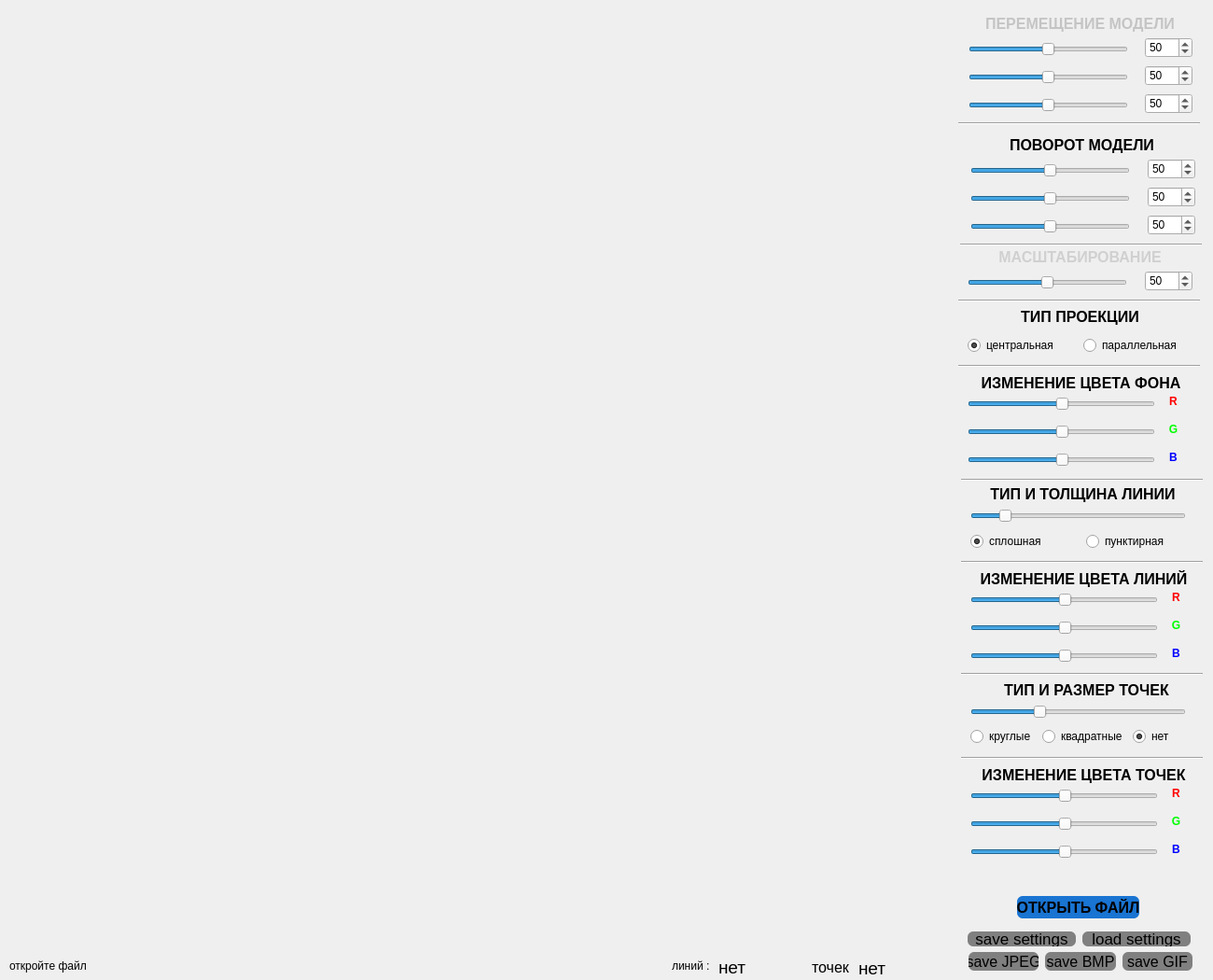
<?xml version="1.0" encoding="UTF-8"?>
<ui version="4.0">
 <class>MainWindow</class>
 <widget class="QMainWindow" name="MainWindow">
  <property name="geometry">
   <rect>
    <x>0</x>
    <y>0</y>
    <width>1300</width>
    <height>1050</height>
   </rect>
  </property>
  <property name="minimumSize">
   <size>
    <width>1300</width>
    <height>1050</height>
   </size>
  </property>
  <property name="maximumSize">
   <size>
    <width>1300</width>
    <height>1050</height>
   </size>
  </property>
  <property name="font">
   <font>
    <bold>false</bold>
   </font>
  </property>
  <property name="mouseTracking">
   <bool>false</bool>
  </property>
  <property name="windowTitle">
   <string>MainWindow</string>
  </property>
  <property name="styleSheet">
   <string notr="true"/>
  </property>
  <widget class="QWidget" name="centralwidget">
   <widget class="MyOpenGLWidget" name="widget" native="true">
    <property name="geometry">
     <rect>
      <x>10</x>
      <y>10</y>
      <width>1010</width>
      <height>1010</height>
     </rect>
    </property>
    <property name="sizePolicy">
     <sizepolicy hsizetype="Preferred" vsizetype="Preferred">
      <horstretch>0</horstretch>
      <verstretch>0</verstretch>
     </sizepolicy>
    </property>
   </widget>
   <widget class="QDoubleSpinBox" name="doubleSpinBox_MoveX">
    <property name="geometry">
     <rect>
      <x>1227</x>
      <y>40</y>
      <width>51</width>
      <height>22</height>
     </rect>
    </property>
    <property name="decimals">
     <number>0</number>
    </property>
    <property name="minimum">
     <double>0.000000000000000</double>
    </property>
    <property name="maximum">
     <double>100.000000000000000</double>
    </property>
    <property name="singleStep">
     <double>5.000000000000000</double>
    </property>
    <property name="value">
     <double>50.000000000000000</double>
    </property>
   </widget>
   <widget class="QSlider" name="horizontalSlider_MoveX">
    <property name="geometry">
     <rect>
      <x>1038</x>
      <y>40</y>
      <width>171</width>
      <height>25</height>
     </rect>
    </property>
    <property name="minimum">
     <number>0</number>
    </property>
    <property name="maximum">
     <number>100</number>
    </property>
    <property name="singleStep">
     <number>5</number>
    </property>
    <property name="value">
     <number>50</number>
    </property>
    <property name="orientation">
     <enum>Qt::Horizontal</enum>
    </property>
   </widget>
   <widget class="QDoubleSpinBox" name="doubleSpinBox_MoveY">
    <property name="geometry">
     <rect>
      <x>1227</x>
      <y>70</y>
      <width>51</width>
      <height>22</height>
     </rect>
    </property>
    <property name="decimals">
     <number>0</number>
    </property>
    <property name="value">
     <double>50.000000000000000</double>
    </property>
   </widget>
   <widget class="QSlider" name="horizontalSlider_MoveY">
    <property name="geometry">
     <rect>
      <x>1038</x>
      <y>70</y>
      <width>171</width>
      <height>25</height>
     </rect>
    </property>
    <property name="maximum">
     <number>100</number>
    </property>
    <property name="value">
     <number>50</number>
    </property>
    <property name="orientation">
     <enum>Qt::Horizontal</enum>
    </property>
   </widget>
   <widget class="QSlider" name="horizontalSlider_RotateX">
    <property name="geometry">
     <rect>
      <x>1040</x>
      <y>170</y>
      <width>171</width>
      <height>25</height>
     </rect>
    </property>
    <property name="maximum">
     <number>100</number>
    </property>
    <property name="singleStep">
     <number>5</number>
    </property>
    <property name="value">
     <number>50</number>
    </property>
    <property name="orientation">
     <enum>Qt::Horizontal</enum>
    </property>
   </widget>
   <widget class="QDoubleSpinBox" name="doubleSpinBox_MoveZ">
    <property name="geometry">
     <rect>
      <x>1227</x>
      <y>100</y>
      <width>51</width>
      <height>22</height>
     </rect>
    </property>
    <property name="decimals">
     <number>0</number>
    </property>
    <property name="singleStep">
     <double>5.000000000000000</double>
    </property>
    <property name="value">
     <double>50.000000000000000</double>
    </property>
   </widget>
   <widget class="QDoubleSpinBox" name="doubleSpinBox_RotateX">
    <property name="geometry">
     <rect>
      <x>1230</x>
      <y>170</y>
      <width>51</width>
      <height>22</height>
     </rect>
    </property>
    <property name="decimals">
     <number>0</number>
    </property>
    <property name="singleStep">
     <double>5.000000000000000</double>
    </property>
    <property name="value">
     <double>50.000000000000000</double>
    </property>
   </widget>
   <widget class="QSlider" name="horizontalSlider_MoveZ">
    <property name="geometry">
     <rect>
      <x>1038</x>
      <y>100</y>
      <width>171</width>
      <height>25</height>
     </rect>
    </property>
    <property name="maximum">
     <number>100</number>
    </property>
    <property name="singleStep">
     <number>5</number>
    </property>
    <property name="value">
     <number>50</number>
    </property>
    <property name="orientation">
     <enum>Qt::Horizontal</enum>
    </property>
   </widget>
   <widget class="QSlider" name="horizontalSlider_RotateZ">
    <property name="geometry">
     <rect>
      <x>1040</x>
      <y>230</y>
      <width>171</width>
      <height>25</height>
     </rect>
    </property>
    <property name="maximum">
     <number>100</number>
    </property>
    <property name="singleStep">
     <number>5</number>
    </property>
    <property name="value">
     <number>50</number>
    </property>
    <property name="orientation">
     <enum>Qt::Horizontal</enum>
    </property>
   </widget>
   <widget class="QDoubleSpinBox" name="doubleSpinBox_RotateY">
    <property name="geometry">
     <rect>
      <x>1230</x>
      <y>200</y>
      <width>51</width>
      <height>22</height>
     </rect>
    </property>
    <property name="decimals">
     <number>0</number>
    </property>
    <property name="singleStep">
     <double>5.000000000000000</double>
    </property>
    <property name="value">
     <double>50.000000000000000</double>
    </property>
   </widget>
   <widget class="QDoubleSpinBox" name="doubleSpinBox_RotateZ">
    <property name="geometry">
     <rect>
      <x>1230</x>
      <y>230</y>
      <width>51</width>
      <height>22</height>
     </rect>
    </property>
    <property name="decimals">
     <number>0</number>
    </property>
    <property name="singleStep">
     <double>5.000000000000000</double>
    </property>
    <property name="value">
     <double>50.000000000000000</double>
    </property>
   </widget>
   <widget class="QSlider" name="horizontalSlider_RotateY">
    <property name="geometry">
     <rect>
      <x>1040</x>
      <y>200</y>
      <width>171</width>
      <height>25</height>
     </rect>
    </property>
    <property name="maximum">
     <number>100</number>
    </property>
    <property name="singleStep">
     <number>5</number>
    </property>
    <property name="value">
     <number>50</number>
    </property>
    <property name="orientation">
     <enum>Qt::Horizontal</enum>
    </property>
   </widget>
   <widget class="QSlider" name="horizontalSlider_Scale">
    <property name="geometry">
     <rect>
      <x>1037</x>
      <y>290</y>
      <width>171</width>
      <height>25</height>
     </rect>
    </property>
    <property name="minimum">
     <number>0</number>
    </property>
    <property name="maximum">
     <number>100</number>
    </property>
    <property name="singleStep">
     <number>1</number>
    </property>
    <property name="pageStep">
     <number>5</number>
    </property>
    <property name="value">
     <number>50</number>
    </property>
    <property name="orientation">
     <enum>Qt::Horizontal</enum>
    </property>
   </widget>
   <widget class="QDoubleSpinBox" name="doubleSpinBox_Scale">
    <property name="geometry">
     <rect>
      <x>1227</x>
      <y>290</y>
      <width>51</width>
      <height>22</height>
     </rect>
    </property>
    <property name="decimals">
     <number>0</number>
    </property>
    <property name="singleStep">
     <double>1.000000000000000</double>
    </property>
    <property name="value">
     <double>50.000000000000000</double>
    </property>
   </widget>
   <widget class="QLabel" name="label_Move">
    <property name="geometry">
     <rect>
      <x>1037</x>
      <y>10</y>
      <width>241</width>
      <height>31</height>
     </rect>
    </property>
    <property name="text">
     <string>&lt;html&gt;&lt;head/&gt;&lt;body&gt;&lt;p align=&quot;center&quot;&gt;&lt;span style=&quot; font-size:12pt; font-weight:700; color:#c4c4c4;&quot;&gt;ПЕРЕМЕЩЕНИЕ МОДЕЛИ&lt;/span&gt;&lt;/p&gt;&lt;/body&gt;&lt;/html&gt;</string>
    </property>
   </widget>
   <widget class="QLabel" name="label_Rotate">
    <property name="geometry">
     <rect>
      <x>1039</x>
      <y>140</y>
      <width>241</width>
      <height>31</height>
     </rect>
    </property>
    <property name="text">
     <string>&lt;html&gt;&lt;head/&gt;&lt;body&gt;&lt;p align=&quot;center&quot;&gt;&lt;span style=&quot; font-size:12pt; font-weight:700;&quot;&gt;ПОВОРОТ МОДЕЛИ&lt;/span&gt;&lt;/p&gt;&lt;/body&gt;&lt;/html&gt;</string>
    </property>
   </widget>
   <widget class="QLabel" name="label_Scale">
    <property name="geometry">
     <rect>
      <x>1037</x>
      <y>260</y>
      <width>241</width>
      <height>31</height>
     </rect>
    </property>
    <property name="text">
     <string>&lt;html&gt;&lt;head/&gt;&lt;body&gt;&lt;p align=&quot;center&quot;&gt;&lt;span style=&quot; font-size:12pt; font-weight:700; color:#d0d0d0;&quot;&gt;МАСШТАБИРОВАНИЕ&lt;/span&gt;&lt;/p&gt;&lt;/body&gt;&lt;/html&gt;</string>
    </property>
   </widget>
   <widget class="QLabel" name="label_Scale_2">
    <property name="geometry">
     <rect>
      <x>1038</x>
      <y>395</y>
      <width>241</width>
      <height>31</height>
     </rect>
    </property>
    <property name="text">
     <string>&lt;html&gt;&lt;head/&gt;&lt;body&gt;&lt;p align=&quot;center&quot;&gt;&lt;span style=&quot; font-size:12pt; font-weight:700;&quot;&gt;ИЗМЕНЕНИЕ ЦВЕТА ФОНА&lt;/span&gt;&lt;/p&gt;&lt;/body&gt;&lt;/html&gt;</string>
    </property>
   </widget>
   <widget class="QLabel" name="label_Scale_3">
    <property name="geometry">
     <rect>
      <x>1247</x>
      <y>420</y>
      <width>21</width>
      <height>21</height>
     </rect>
    </property>
    <property name="styleSheet">
     <string notr="true">color: rgb(255, 0, 0);</string>
    </property>
    <property name="text">
     <string>&lt;html&gt;&lt;head/&gt;&lt;body&gt;&lt;p align=&quot;center&quot;&gt;&lt;span style=&quot; font-weight:700;&quot;&gt;R&lt;/span&gt;&lt;/p&gt;&lt;/body&gt;&lt;/html&gt;</string>
    </property>
   </widget>
   <widget class="QLabel" name="label_Scale_4">
    <property name="geometry">
     <rect>
      <x>1247</x>
      <y>450</y>
      <width>21</width>
      <height>21</height>
     </rect>
    </property>
    <property name="styleSheet">
     <string notr="true">color: rgb(0, 255, 0);</string>
    </property>
    <property name="text">
     <string>&lt;html&gt;&lt;head/&gt;&lt;body&gt;&lt;p align=&quot;center&quot;&gt;&lt;span style=&quot; font-weight:700;&quot;&gt;G&lt;/span&gt;&lt;/p&gt;&lt;/body&gt;&lt;/html&gt;</string>
    </property>
   </widget>
   <widget class="QLabel" name="label_Scale_5">
    <property name="geometry">
     <rect>
      <x>1247</x>
      <y>480</y>
      <width>21</width>
      <height>21</height>
     </rect>
    </property>
    <property name="styleSheet">
     <string notr="true">color: rgb(0, 0, 255);</string>
    </property>
    <property name="text">
     <string>&lt;html&gt;&lt;head/&gt;&lt;body&gt;&lt;p align=&quot;center&quot;&gt;&lt;span style=&quot; font-weight:700;&quot;&gt;B&lt;/span&gt;&lt;/p&gt;&lt;/body&gt;&lt;/html&gt;</string>
    </property>
   </widget>
   <widget class="Line" name="line_4">
    <property name="geometry">
     <rect>
      <x>1027</x>
      <y>130</y>
      <width>259</width>
      <height>5</height>
     </rect>
    </property>
    <property name="orientation">
     <enum>Qt::Horizontal</enum>
    </property>
   </widget>
   <widget class="Line" name="line_5">
    <property name="geometry">
     <rect>
      <x>1029</x>
      <y>260</y>
      <width>259</width>
      <height>5</height>
     </rect>
    </property>
    <property name="orientation">
     <enum>Qt::Horizontal</enum>
    </property>
   </widget>
   <widget class="Line" name="line_6">
    <property name="geometry">
     <rect>
      <x>1027</x>
      <y>320</y>
      <width>259</width>
      <height>5</height>
     </rect>
    </property>
    <property name="orientation">
     <enum>Qt::Horizontal</enum>
    </property>
   </widget>
   <widget class="Line" name="line_10">
    <property name="geometry">
     <rect>
      <x>1027</x>
      <y>390</y>
      <width>259</width>
      <height>5</height>
     </rect>
    </property>
    <property name="minimumSize">
     <size>
      <width>259</width>
      <height>0</height>
     </size>
    </property>
    <property name="orientation">
     <enum>Qt::Horizontal</enum>
    </property>
   </widget>
   <widget class="QPushButton" name="pushButton_File">
    <property name="geometry">
     <rect>
      <x>1090</x>
      <y>960</y>
      <width>131</width>
      <height>24</height>
     </rect>
    </property>
    <property name="font">
     <font>
      <pointsize>12</pointsize>
      <bold>true</bold>
     </font>
    </property>
    <property name="styleSheet">
     <string notr="true">QPushButton {
	background: rgb(25, 116, 210);
	
	border-radius: 6px;
}</string>
    </property>
    <property name="text">
     <string>ОТКРЫТЬ ФАЙЛ</string>
    </property>
   </widget>
   <widget class="QLabel" name="label_2">
    <property name="geometry">
     <rect>
      <x>1037</x>
      <y>330</y>
      <width>241</width>
      <height>20</height>
     </rect>
    </property>
    <property name="text">
     <string>&lt;html&gt;&lt;head/&gt;&lt;body&gt;&lt;p align=&quot;center&quot;&gt;&lt;span style=&quot; font-size:12pt; font-weight:700;&quot;&gt;ТИП ПРОЕКЦИИ&lt;/span&gt;&lt;/p&gt;&lt;/body&gt;&lt;/html&gt;</string>
    </property>
    <property name="alignment">
     <set>Qt::AlignCenter</set>
    </property>
   </widget>
   <widget class="QLabel" name="label_3">
    <property name="geometry">
     <rect>
      <x>1040</x>
      <y>520</y>
      <width>241</width>
      <height>20</height>
     </rect>
    </property>
    <property name="text">
     <string>&lt;html&gt;&lt;head/&gt;&lt;body&gt;&lt;p align=&quot;center&quot;&gt;&lt;span style=&quot; font-size:12pt; font-weight:700;&quot;&gt;ТИП И ТОЛЩИНА ЛИНИИ&lt;/span&gt;&lt;/p&gt;&lt;/body&gt;&lt;/html&gt;</string>
    </property>
    <property name="alignment">
     <set>Qt::AlignCenter</set>
    </property>
   </widget>
   <widget class="QLabel" name="label_5">
    <property name="geometry">
     <rect>
      <x>1044</x>
      <y>730</y>
      <width>241</width>
      <height>20</height>
     </rect>
    </property>
    <property name="text">
     <string>&lt;html&gt;&lt;head/&gt;&lt;body&gt;&lt;p align=&quot;center&quot;&gt;&lt;span style=&quot; font-size:12pt; font-weight:700;&quot;&gt;ТИП И РАЗМЕР ТОЧЕК&lt;/span&gt;&lt;/p&gt;&lt;/body&gt;&lt;/html&gt;</string>
    </property>
    <property name="alignment">
     <set>Qt::AlignCenter</set>
    </property>
   </widget>
   <widget class="Line" name="line_14">
    <property name="geometry">
     <rect>
      <x>1030</x>
      <y>512</y>
      <width>259</width>
      <height>5</height>
     </rect>
    </property>
    <property name="minimumSize">
     <size>
      <width>259</width>
      <height>0</height>
     </size>
    </property>
    <property name="orientation">
     <enum>Qt::Horizontal</enum>
    </property>
   </widget>
   <widget class="Line" name="line_16">
    <property name="geometry">
     <rect>
      <x>1030</x>
      <y>720</y>
      <width>259</width>
      <height>5</height>
     </rect>
    </property>
    <property name="minimumSize">
     <size>
      <width>259</width>
      <height>0</height>
     </size>
    </property>
    <property name="orientation">
     <enum>Qt::Horizontal</enum>
    </property>
   </widget>
   <widget class="QWidget" name="layoutWidget">
    <property name="geometry">
     <rect>
      <x>1040</x>
      <y>570</y>
      <width>241</width>
      <height>20</height>
     </rect>
    </property>
    <layout class="QHBoxLayout" name="horizontalLayout_4">
     <item>
      <widget class="QRadioButton" name="radioButton_Line_Solid">
       <property name="text">
        <string>сплошная</string>
       </property>
       <property name="checked">
        <bool>true</bool>
       </property>
      </widget>
     </item>
     <item>
      <widget class="QRadioButton" name="radioButton_LineStipple">
       <property name="sizePolicy">
        <sizepolicy hsizetype="Minimum" vsizetype="Fixed">
         <horstretch>0</horstretch>
         <verstretch>0</verstretch>
        </sizepolicy>
       </property>
       <property name="text">
        <string>пунктирная</string>
       </property>
      </widget>
     </item>
    </layout>
   </widget>
   <widget class="QWidget" name="layoutWidget">
    <property name="geometry">
     <rect>
      <x>1040</x>
      <y>779</y>
      <width>244</width>
      <height>20</height>
     </rect>
    </property>
    <layout class="QHBoxLayout" name="horizontalLayout_5">
     <item>
      <widget class="QRadioButton" name="radioButton_Vert_Crcl">
       <property name="text">
        <string>круглые</string>
       </property>
       <property name="checked">
        <bool>false</bool>
       </property>
      </widget>
     </item>
     <item>
      <widget class="QRadioButton" name="radioButton_Vert_Sqr">
       <property name="text">
        <string>квадратные</string>
       </property>
      </widget>
     </item>
     <item>
      <widget class="QRadioButton" name="radioButton_Vert_No">
       <property name="text">
        <string>нет</string>
       </property>
       <property name="checked">
        <bool>true</bool>
       </property>
      </widget>
     </item>
    </layout>
   </widget>
   <widget class="QWidget" name="layoutWidget">
    <property name="geometry">
     <rect>
      <x>1037</x>
      <y>360</y>
      <width>241</width>
      <height>20</height>
     </rect>
    </property>
    <layout class="QHBoxLayout" name="horizontalLayout_6">
     <item>
      <widget class="QRadioButton" name="radioButton_Central">
       <property name="text">
        <string>центральная</string>
       </property>
       <property name="checked">
        <bool>true</bool>
       </property>
      </widget>
     </item>
     <item>
      <widget class="QRadioButton" name="radioButton_Parallel">
       <property name="text">
        <string>параллельная</string>
       </property>
      </widget>
     </item>
    </layout>
   </widget>
   <widget class="QSlider" name="back_Red">
    <property name="geometry">
     <rect>
      <x>1037</x>
      <y>420</y>
      <width>201</width>
      <height>25</height>
     </rect>
    </property>
    <property name="pageStep">
     <number>5</number>
    </property>
    <property name="sliderPosition">
     <number>50</number>
    </property>
    <property name="orientation">
     <enum>Qt::Horizontal</enum>
    </property>
   </widget>
   <widget class="QSlider" name="back_Green">
    <property name="geometry">
     <rect>
      <x>1037</x>
      <y>450</y>
      <width>201</width>
      <height>25</height>
     </rect>
    </property>
    <property name="pageStep">
     <number>5</number>
    </property>
    <property name="sliderPosition">
     <number>50</number>
    </property>
    <property name="orientation">
     <enum>Qt::Horizontal</enum>
    </property>
   </widget>
   <widget class="QSlider" name="back_Blue">
    <property name="geometry">
     <rect>
      <x>1037</x>
      <y>480</y>
      <width>201</width>
      <height>25</height>
     </rect>
    </property>
    <property name="pageStep">
     <number>5</number>
    </property>
    <property name="sliderPosition">
     <number>50</number>
    </property>
    <property name="orientation">
     <enum>Qt::Horizontal</enum>
    </property>
   </widget>
   <widget class="QSlider" name="horizontalSlider_pxLine">
    <property name="geometry">
     <rect>
      <x>1040</x>
      <y>540</y>
      <width>231</width>
      <height>25</height>
     </rect>
    </property>
    <property name="minimum">
     <number>1</number>
    </property>
    <property name="maximum">
     <number>30</number>
    </property>
    <property name="pageStep">
     <number>5</number>
    </property>
    <property name="sliderPosition">
     <number>5</number>
    </property>
    <property name="orientation">
     <enum>Qt::Horizontal</enum>
    </property>
   </widget>
   <widget class="QSlider" name="horizontalSlider_pxVert">
    <property name="geometry">
     <rect>
      <x>1040</x>
      <y>750</y>
      <width>231</width>
      <height>25</height>
     </rect>
    </property>
    <property name="minimum">
     <number>1</number>
    </property>
    <property name="maximum">
     <number>30</number>
    </property>
    <property name="pageStep">
     <number>5</number>
    </property>
    <property name="sliderPosition">
     <number>10</number>
    </property>
    <property name="orientation">
     <enum>Qt::Horizontal</enum>
    </property>
   </widget>
   <widget class="QPushButton" name="pushButton_jpeg">
    <property name="geometry">
     <rect>
      <x>1038</x>
      <y>1020</y>
      <width>75</width>
      <height>20</height>
     </rect>
    </property>
    <property name="font">
     <font>
      <pointsize>12</pointsize>
      <bold>false</bold>
     </font>
    </property>
    <property name="styleSheet">
     <string notr="true">QPushButton {
	background: gray;
	
	border-radius: 6px;
}</string>
    </property>
    <property name="text">
     <string>save JPEG</string>
    </property>
   </widget>
   <widget class="QPushButton" name="pushButton_bmp">
    <property name="geometry">
     <rect>
      <x>1120</x>
      <y>1020</y>
      <width>76</width>
      <height>20</height>
     </rect>
    </property>
    <property name="font">
     <font>
      <pointsize>12</pointsize>
      <bold>false</bold>
     </font>
    </property>
    <property name="styleSheet">
     <string notr="true">QPushButton {
	background: gray;
	
	border-radius: 6px;
}</string>
    </property>
    <property name="text">
     <string>save BMP</string>
    </property>
   </widget>
   <widget class="QPushButton" name="pushButton_gif">
    <property name="geometry">
     <rect>
      <x>1203</x>
      <y>1020</y>
      <width>75</width>
      <height>20</height>
     </rect>
    </property>
    <property name="font">
     <font>
      <pointsize>12</pointsize>
      <bold>false</bold>
     </font>
    </property>
    <property name="styleSheet">
     <string notr="true">QPushButton {
	background: grey;
	
	border-radius: 6px;
}</string>
    </property>
    <property name="text">
     <string>save GIF</string>
    </property>
   </widget>
   <widget class="QPushButton" name="pushButton_save">
    <property name="geometry">
     <rect>
      <x>1037</x>
      <y>998</y>
      <width>116</width>
      <height>16</height>
     </rect>
    </property>
    <property name="sizePolicy">
     <sizepolicy hsizetype="Fixed" vsizetype="Fixed">
      <horstretch>0</horstretch>
      <verstretch>0</verstretch>
     </sizepolicy>
    </property>
    <property name="font">
     <font>
      <pointsize>13</pointsize>
      <bold>false</bold>
     </font>
    </property>
    <property name="styleSheet">
     <string notr="true">QPushButton {
	background: grey;
	
	border-radius: 6px;
}</string>
    </property>
    <property name="text">
     <string>save settings</string>
    </property>
   </widget>
   <widget class="QPushButton" name="pushButton_load">
    <property name="geometry">
     <rect>
      <x>1160</x>
      <y>998</y>
      <width>116</width>
      <height>16</height>
     </rect>
    </property>
    <property name="sizePolicy">
     <sizepolicy hsizetype="Fixed" vsizetype="Fixed">
      <horstretch>0</horstretch>
      <verstretch>0</verstretch>
     </sizepolicy>
    </property>
    <property name="font">
     <font>
      <pointsize>13</pointsize>
      <bold>false</bold>
     </font>
    </property>
    <property name="styleSheet">
     <string notr="true">QPushButton {
	background: grey;
	
	border-radius: 6px;
}</string>
    </property>
    <property name="text">
     <string>load settings</string>
    </property>
   </widget>
   <widget class="QSlider" name="line_Blue">
    <property name="geometry">
     <rect>
      <x>1040</x>
      <y>690</y>
      <width>201</width>
      <height>25</height>
     </rect>
    </property>
    <property name="pageStep">
     <number>5</number>
    </property>
    <property name="sliderPosition">
     <number>50</number>
    </property>
    <property name="orientation">
     <enum>Qt::Horizontal</enum>
    </property>
   </widget>
   <widget class="QLabel" name="label_Scale_6">
    <property name="geometry">
     <rect>
      <x>1250</x>
      <y>630</y>
      <width>21</width>
      <height>21</height>
     </rect>
    </property>
    <property name="styleSheet">
     <string notr="true">color: rgb(255, 0, 0);</string>
    </property>
    <property name="text">
     <string>&lt;html&gt;&lt;head/&gt;&lt;body&gt;&lt;p align=&quot;center&quot;&gt;&lt;span style=&quot; font-weight:700;&quot;&gt;R&lt;/span&gt;&lt;/p&gt;&lt;/body&gt;&lt;/html&gt;</string>
    </property>
   </widget>
   <widget class="Line" name="line_11">
    <property name="geometry">
     <rect>
      <x>1030</x>
      <y>600</y>
      <width>259</width>
      <height>5</height>
     </rect>
    </property>
    <property name="minimumSize">
     <size>
      <width>259</width>
      <height>0</height>
     </size>
    </property>
    <property name="orientation">
     <enum>Qt::Horizontal</enum>
    </property>
   </widget>
   <widget class="QSlider" name="line_Green">
    <property name="geometry">
     <rect>
      <x>1040</x>
      <y>660</y>
      <width>201</width>
      <height>25</height>
     </rect>
    </property>
    <property name="pageStep">
     <number>5</number>
    </property>
    <property name="sliderPosition">
     <number>50</number>
    </property>
    <property name="orientation">
     <enum>Qt::Horizontal</enum>
    </property>
   </widget>
   <widget class="QSlider" name="line_Red">
    <property name="geometry">
     <rect>
      <x>1040</x>
      <y>630</y>
      <width>201</width>
      <height>25</height>
     </rect>
    </property>
    <property name="pageStep">
     <number>5</number>
    </property>
    <property name="sliderPosition">
     <number>50</number>
    </property>
    <property name="orientation">
     <enum>Qt::Horizontal</enum>
    </property>
   </widget>
   <widget class="QLabel" name="label_Scale_7">
    <property name="geometry">
     <rect>
      <x>1041</x>
      <y>605</y>
      <width>241</width>
      <height>31</height>
     </rect>
    </property>
    <property name="text">
     <string>&lt;html&gt;&lt;head/&gt;&lt;body&gt;&lt;p align=&quot;center&quot;&gt;&lt;span style=&quot; font-size:12pt; font-weight:700;&quot;&gt;ИЗМЕНЕНИЕ ЦВЕТА ЛИНИЙ&lt;/span&gt;&lt;/p&gt;&lt;/body&gt;&lt;/html&gt;</string>
    </property>
   </widget>
   <widget class="QLabel" name="label_Scale_8">
    <property name="geometry">
     <rect>
      <x>1250</x>
      <y>690</y>
      <width>21</width>
      <height>21</height>
     </rect>
    </property>
    <property name="styleSheet">
     <string notr="true">color: rgb(0, 0, 255);</string>
    </property>
    <property name="text">
     <string>&lt;html&gt;&lt;head/&gt;&lt;body&gt;&lt;p align=&quot;center&quot;&gt;&lt;span style=&quot; font-weight:700;&quot;&gt;B&lt;/span&gt;&lt;/p&gt;&lt;/body&gt;&lt;/html&gt;</string>
    </property>
   </widget>
   <widget class="QLabel" name="label_Scale_9">
    <property name="geometry">
     <rect>
      <x>1250</x>
      <y>660</y>
      <width>21</width>
      <height>21</height>
     </rect>
    </property>
    <property name="styleSheet">
     <string notr="true">color: rgb(0, 255, 0);</string>
    </property>
    <property name="text">
     <string>&lt;html&gt;&lt;head/&gt;&lt;body&gt;&lt;p align=&quot;center&quot;&gt;&lt;span style=&quot; font-weight:700;&quot;&gt;G&lt;/span&gt;&lt;/p&gt;&lt;/body&gt;&lt;/html&gt;</string>
    </property>
   </widget>
   <widget class="QLabel" name="label_Scale_10">
    <property name="geometry">
     <rect>
      <x>1250</x>
      <y>870</y>
      <width>21</width>
      <height>21</height>
     </rect>
    </property>
    <property name="styleSheet">
     <string notr="true">color: rgb(0, 255, 0);</string>
    </property>
    <property name="text">
     <string>&lt;html&gt;&lt;head/&gt;&lt;body&gt;&lt;p align=&quot;center&quot;&gt;&lt;span style=&quot; font-weight:700;&quot;&gt;G&lt;/span&gt;&lt;/p&gt;&lt;/body&gt;&lt;/html&gt;</string>
    </property>
   </widget>
   <widget class="QLabel" name="label_Scale_11">
    <property name="geometry">
     <rect>
      <x>1041</x>
      <y>815</y>
      <width>241</width>
      <height>31</height>
     </rect>
    </property>
    <property name="text">
     <string>&lt;html&gt;&lt;head/&gt;&lt;body&gt;&lt;p align=&quot;center&quot;&gt;&lt;span style=&quot; font-size:12pt; font-weight:700;&quot;&gt;ИЗМЕНЕНИЕ ЦВЕТА ТОЧЕК&lt;/span&gt;&lt;/p&gt;&lt;/body&gt;&lt;/html&gt;</string>
    </property>
   </widget>
   <widget class="QSlider" name="point_Green">
    <property name="geometry">
     <rect>
      <x>1040</x>
      <y>870</y>
      <width>201</width>
      <height>25</height>
     </rect>
    </property>
    <property name="pageStep">
     <number>5</number>
    </property>
    <property name="sliderPosition">
     <number>50</number>
    </property>
    <property name="orientation">
     <enum>Qt::Horizontal</enum>
    </property>
   </widget>
   <widget class="QSlider" name="point_Blue">
    <property name="geometry">
     <rect>
      <x>1040</x>
      <y>900</y>
      <width>201</width>
      <height>25</height>
     </rect>
    </property>
    <property name="pageStep">
     <number>5</number>
    </property>
    <property name="sliderPosition">
     <number>50</number>
    </property>
    <property name="orientation">
     <enum>Qt::Horizontal</enum>
    </property>
   </widget>
   <widget class="QLabel" name="label_Scale_12">
    <property name="geometry">
     <rect>
      <x>1250</x>
      <y>840</y>
      <width>21</width>
      <height>21</height>
     </rect>
    </property>
    <property name="styleSheet">
     <string notr="true">color: rgb(255, 0, 0);</string>
    </property>
    <property name="text">
     <string>&lt;html&gt;&lt;head/&gt;&lt;body&gt;&lt;p align=&quot;center&quot;&gt;&lt;span style=&quot; font-weight:700;&quot;&gt;R&lt;/span&gt;&lt;/p&gt;&lt;/body&gt;&lt;/html&gt;</string>
    </property>
   </widget>
   <widget class="QLabel" name="label_Scale_13">
    <property name="geometry">
     <rect>
      <x>1250</x>
      <y>900</y>
      <width>21</width>
      <height>21</height>
     </rect>
    </property>
    <property name="styleSheet">
     <string notr="true">color: rgb(0, 0, 255);</string>
    </property>
    <property name="text">
     <string>&lt;html&gt;&lt;head/&gt;&lt;body&gt;&lt;p align=&quot;center&quot;&gt;&lt;span style=&quot; font-weight:700;&quot;&gt;B&lt;/span&gt;&lt;/p&gt;&lt;/body&gt;&lt;/html&gt;</string>
    </property>
   </widget>
   <widget class="Line" name="line_12">
    <property name="geometry">
     <rect>
      <x>1030</x>
      <y>810</y>
      <width>259</width>
      <height>5</height>
     </rect>
    </property>
    <property name="minimumSize">
     <size>
      <width>259</width>
      <height>0</height>
     </size>
    </property>
    <property name="orientation">
     <enum>Qt::Horizontal</enum>
    </property>
   </widget>
   <widget class="QSlider" name="point_Red">
    <property name="geometry">
     <rect>
      <x>1040</x>
      <y>840</y>
      <width>201</width>
      <height>25</height>
     </rect>
    </property>
    <property name="pageStep">
     <number>5</number>
    </property>
    <property name="sliderPosition">
     <number>50</number>
    </property>
    <property name="orientation">
     <enum>Qt::Horizontal</enum>
    </property>
   </widget>
   <widget class="QLabel" name="label">
    <property name="geometry">
     <rect>
      <x>10</x>
      <y>1025</y>
      <width>381</width>
      <height>20</height>
     </rect>
    </property>
    <property name="font">
     <font>
      <bold>false</bold>
      <kerning>true</kerning>
     </font>
    </property>
    <property name="text">
     <string>&lt;html&gt;&lt;head/&gt;&lt;body&gt;&lt;p&gt;откройте файл&lt;/p&gt;&lt;/body&gt;&lt;/html&gt;</string>
    </property>
    <property name="alignment">
     <set>Qt::AlignLeading|Qt::AlignLeft|Qt::AlignVCenter</set>
    </property>
    <property name="wordWrap">
     <bool>true</bool>
    </property>
   </widget>
   <widget class="QLabel" name="label_4">
    <property name="geometry">
     <rect>
      <x>720</x>
      <y>1025</y>
      <width>51</width>
      <height>20</height>
     </rect>
    </property>
    <property name="mouseTracking">
     <bool>true</bool>
    </property>
    <property name="text">
     <string>&lt;html&gt;&lt;head/&gt;&lt;body&gt;&lt;p&gt;линий :&lt;/p&gt;&lt;/body&gt;&lt;/html&gt;</string>
    </property>
   </widget>
   <widget class="QLabel" name="label_Lines_count">
    <property name="geometry">
     <rect>
      <x>770</x>
      <y>1025</y>
      <width>71</width>
      <height>20</height>
     </rect>
    </property>
    <property name="sizePolicy">
     <sizepolicy hsizetype="Preferred" vsizetype="Preferred">
      <horstretch>0</horstretch>
      <verstretch>0</verstretch>
     </sizepolicy>
    </property>
    <property name="text">
     <string>&lt;html&gt;&lt;head/&gt;&lt;body&gt;&lt;p&gt;&lt;span style=&quot; font-size:14pt;&quot;&gt;нет&lt;/span&gt;&lt;/p&gt;&lt;/body&gt;&lt;/html&gt;</string>
    </property>
    <property name="alignment">
     <set>Qt::AlignLeading|Qt::AlignLeft|Qt::AlignVCenter</set>
    </property>
    <property name="wordWrap">
     <bool>true</bool>
    </property>
   </widget>
   <widget class="QLabel" name="label_6">
    <property name="geometry">
     <rect>
      <x>870</x>
      <y>1027</y>
      <width>41</width>
      <height>20</height>
     </rect>
    </property>
    <property name="mouseTracking">
     <bool>true</bool>
    </property>
    <property name="text">
     <string>&lt;html&gt;&lt;head/&gt;&lt;body&gt;&lt;p&gt;&lt;span style=&quot; font-size:12pt;&quot;&gt;точек :&lt;/span&gt;&lt;/p&gt;&lt;/body&gt;&lt;/html&gt;</string>
    </property>
   </widget>
   <widget class="QLabel" name="label_vertex_count">
    <property name="geometry">
     <rect>
      <x>920</x>
      <y>1026</y>
      <width>61</width>
      <height>20</height>
     </rect>
    </property>
    <property name="text">
     <string>&lt;html&gt;&lt;head/&gt;&lt;body&gt;&lt;p&gt;&lt;span style=&quot; font-size:14pt;&quot;&gt;нет&lt;/span&gt;&lt;/p&gt;&lt;/body&gt;&lt;/html&gt;</string>
    </property>
    <property name="alignment">
     <set>Qt::AlignLeading|Qt::AlignLeft|Qt::AlignVCenter</set>
    </property>
    <property name="wordWrap">
     <bool>true</bool>
    </property>
   </widget>
   <widget class="QLabel" name="gif_label">
    <property name="geometry">
     <rect>
      <x>450</x>
      <y>1025</y>
      <width>221</width>
      <height>20</height>
     </rect>
    </property>
    <property name="text">
     <string/>
    </property>
   </widget>
  </widget>
  <action name="actionReally_exit">
   <property name="text">
    <string>Really exit</string>
   </property>
  </action>
 </widget>
 <customwidgets>
  <customwidget>
   <class>MyOpenGLWidget</class>
   <extends>QWidget</extends>
   <header location="global">myopenglwidget.h</header>
   <container>1</container>
  </customwidget>
 </customwidgets>
 <resources/>
 <connections/>
</ui>
